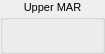
          <widget class="QGroupBox" name="groupBox_18">
           <property name="maximumSize">
            <size>
             <width>105</width>
             <height>16777215</height>
            </size>
           </property>
           <property name="font">
            <font>
             <pointsize>8</pointsize>
            </font>
           </property>
           <property name="title">
            <string>Upper MAR</string>
           </property>
           <property name="alignment">
            <set>Qt::AlignHCenter|Qt::AlignTop</set>
           </property>
           <widget class="KLed" name="uPrgRegReadLed_4">
            <property name="geometry">
             <rect>
              <x>90</x>
              <y>25</y>
              <width>10</width>
              <height>20</height>
             </rect>
            </property>
            <property name="state">
             <enum>KLed::Off</enum>
            </property>
            <property name="shape">
             <enum>KLed::Rectangular</enum>
            </property>
            <property name="look">
             <enum>KLed::Flat</enum>
            </property>
            <property name="color">
             <color>
              <red>255</red>
              <green>255</green>
              <blue>0</blue>
             </color>
            </property>
           </widget>
           <widget class="KLed" name="uPrgRegBit7_4">
            <property name="geometry">
             <rect>
              <x>10</x>
              <y>25</y>
              <width>10</width>
              <height>20</height>
             </rect>
            </property>
            <property name="state">
             <enum>KLed::Off</enum>
            </property>
            <property name="shape">
             <enum>KLed::Rectangular</enum>
            </property>
            <property name="look">
             <enum>KLed::Flat</enum>
            </property>
            <property name="color">
             <color>
              <red>0</red>
              <green>255</green>
              <blue>0</blue>
             </color>
            </property>
           </widget>
           <widget class="KLed" name="uPrgRegBit6_4">
            <property name="geometry">
             <rect>
              <x>20</x>
              <y>25</y>
              <width>10</width>
              <height>20</height>
             </rect>
            </property>
            <property name="state">
             <enum>KLed::Off</enum>
            </property>
            <property name="shape">
             <enum>KLed::Rectangular</enum>
            </property>
            <property name="look">
             <enum>KLed::Flat</enum>
            </property>
            <property name="color">
             <color>
              <red>0</red>
              <green>255</green>
              <blue>0</blue>
             </color>
            </property>
           </widget>
           <widget class="KLed" name="uPrgRegBit5_4">
            <property name="geometry">
             <rect>
              <x>30</x>
              <y>25</y>
              <width>10</width>
              <height>20</height>
             </rect>
            </property>
            <property name="state">
             <enum>KLed::Off</enum>
            </property>
            <property name="shape">
             <enum>KLed::Rectangular</enum>
            </property>
            <property name="look">
             <enum>KLed::Flat</enum>
            </property>
            <property name="color">
             <color>
              <red>0</red>
              <green>255</green>
              <blue>0</blue>
             </color>
            </property>
           </widget>
           <widget class="KLed" name="uPrgRegBit4_4">
            <property name="geometry">
             <rect>
              <x>40</x>
              <y>25</y>
              <width>10</width>
              <height>20</height>
             </rect>
            </property>
            <property name="state">
             <enum>KLed::Off</enum>
            </property>
            <property name="shape">
             <enum>KLed::Rectangular</enum>
            </property>
            <property name="look">
             <enum>KLed::Flat</enum>
            </property>
            <property name="color">
             <color>
              <red>0</red>
              <green>255</green>
              <blue>0</blue>
             </color>
            </property>
           </widget>
           <widget class="KLed" name="uPrgRegBit1_4">
            <property name="geometry">
             <rect>
              <x>70</x>
              <y>25</y>
              <width>10</width>
              <height>20</height>
             </rect>
            </property>
            <property name="state">
             <enum>KLed::Off</enum>
            </property>
            <property name="shape">
             <enum>KLed::Rectangular</enum>
            </property>
            <property name="look">
             <enum>KLed::Flat</enum>
            </property>
            <property name="color">
             <color>
              <red>0</red>
              <green>255</green>
              <blue>0</blue>
             </color>
            </property>
           </widget>
           <widget class="KLed" name="uPrgRegBit3_4">
            <property name="geometry">
             <rect>
              <x>50</x>
              <y>25</y>
              <width>10</width>
              <height>20</height>
             </rect>
            </property>
            <property name="state">
             <enum>KLed::Off</enum>
            </property>
            <property name="shape">
             <enum>KLed::Rectangular</enum>
            </property>
            <property name="look">
             <enum>KLed::Flat</enum>
            </property>
            <property name="color">
             <color>
              <red>0</red>
              <green>255</green>
              <blue>0</blue>
             </color>
            </property>
           </widget>
           <widget class="KLed" name="uPrgRegBit0_4">
            <property name="geometry">
             <rect>
              <x>80</x>
              <y>25</y>
              <width>10</width>
              <height>20</height>
             </rect>
            </property>
            <property name="state">
             <enum>KLed::Off</enum>
            </property>
            <property name="shape">
             <enum>KLed::Rectangular</enum>
            </property>
            <property name="look">
             <enum>KLed::Flat</enum>
            </property>
            <property name="color">
             <color>
              <red>0</red>
              <green>255</green>
              <blue>0</blue>
             </color>
            </property>
           </widget>
           <widget class="KLed" name="uPrgRegBit2_4">
            <property name="geometry">
             <rect>
              <x>60</x>
              <y>25</y>
              <width>10</width>
              <height>20</height>
             </rect>
            </property>
            <property name="state">
             <enum>KLed::Off</enum>
            </property>
            <property name="shape">
             <enum>KLed::Rectangular</enum>
            </property>
            <property name="look">
             <enum>KLed::Flat</enum>
            </property>
            <property name="color">
             <color>
              <red>0</red>
              <green>255</green>
              <blue>0</blue>
             </color>
            </property>
           </widget>
          </widget>
